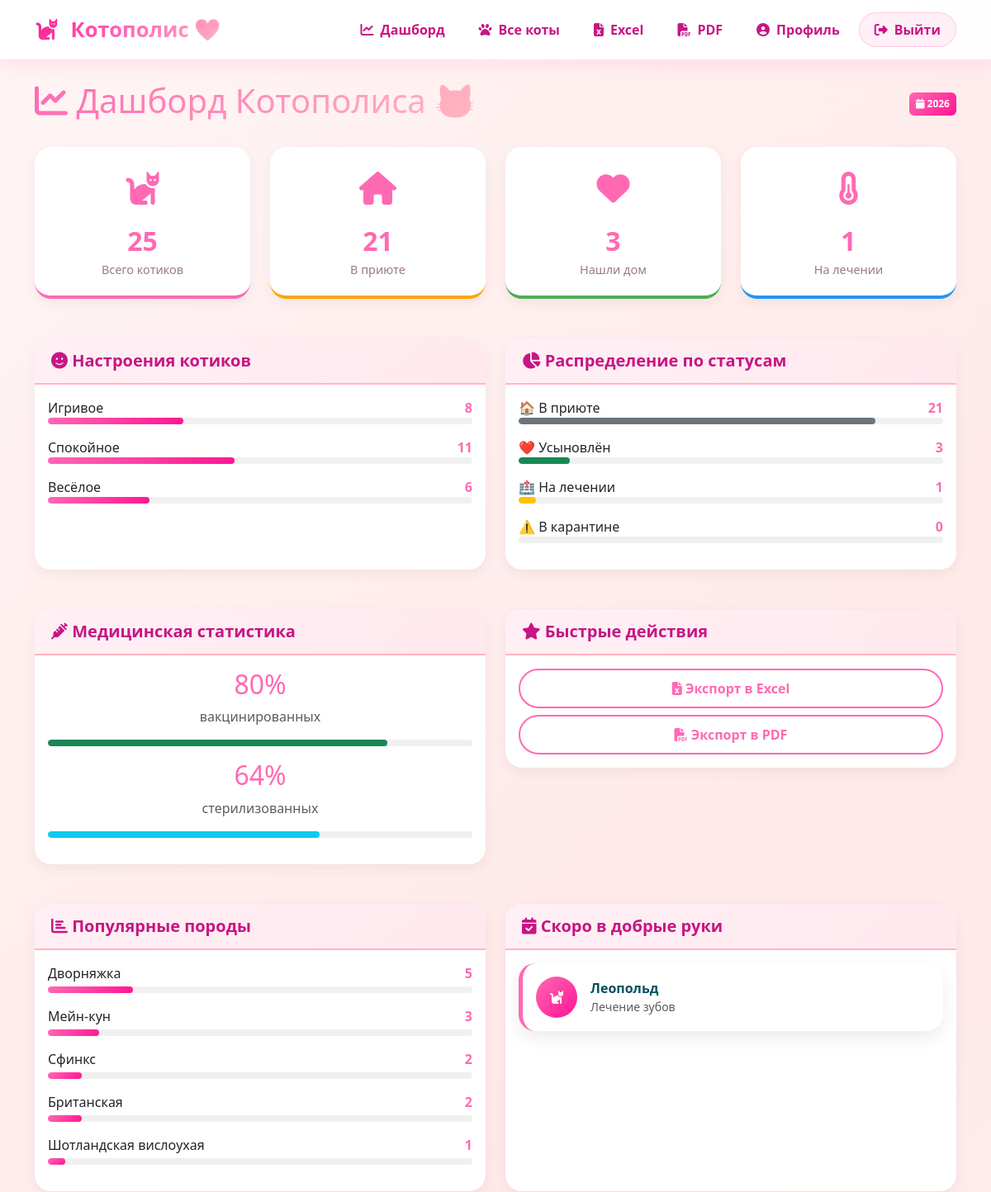
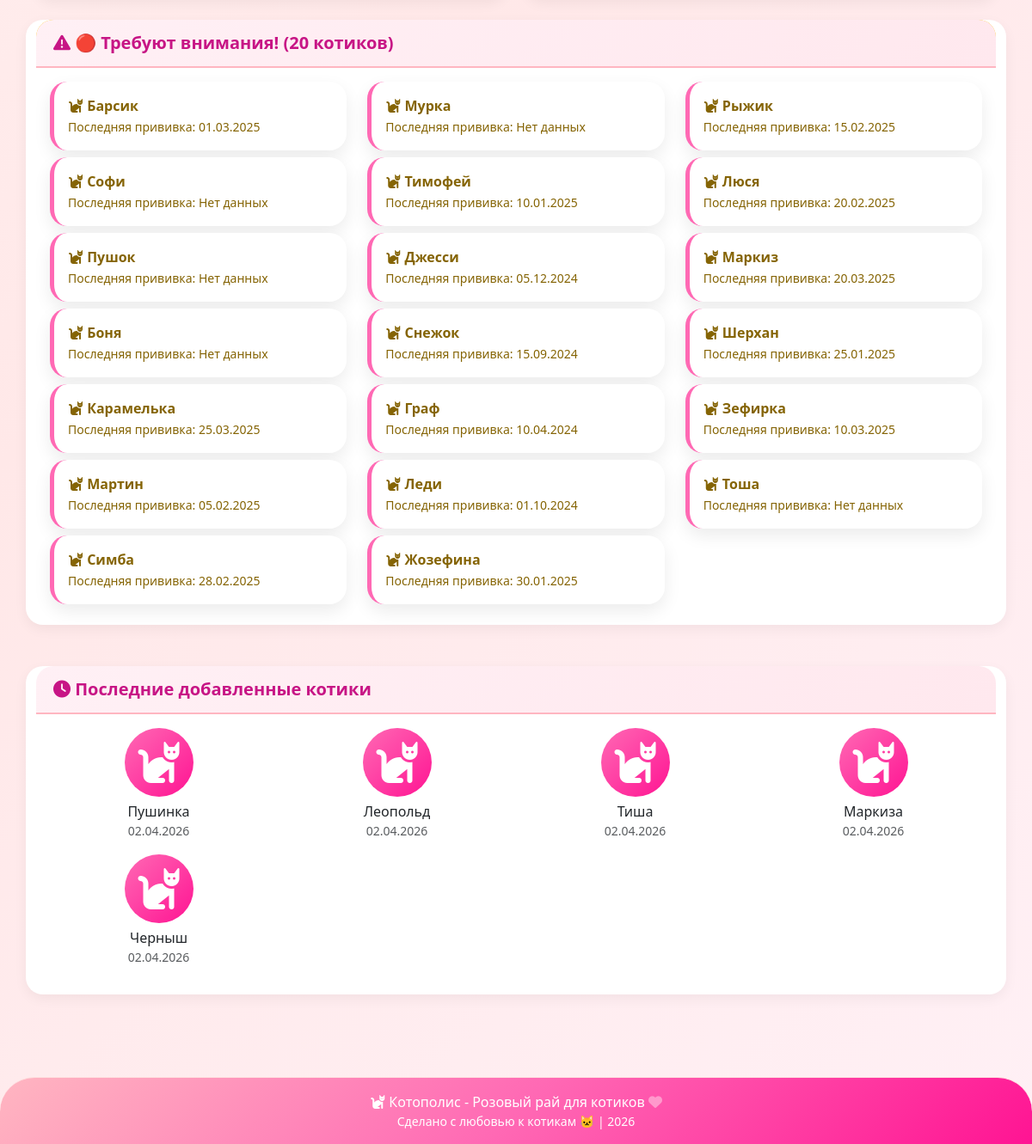
The app's page /dashboard (signed in) with its own data (2 pictures, top to bottom).
### models.py (models this page shows, shortened)
class Cat(db.Model):
    __tablename__ = 'cats'
    id = db.Column(db.Integer, primary_key=True)
    name = db.Column(db.String(100), nullable=False)
    nickname = db.Column(db.String(100))
    age = db.Column(db.Integer)
    breed = db.Column(db.String(100))
    gender = db.Column(db.String(20))
    color = db.Column(db.String(50))
    weight = db.Column(db.Float)
    mood = db.Column(db.String(30))
    favorite_toy = db.Column(db.String(100))
    arrival_date = db.Column(db.Date, default=date.today)
    status = db.Column(db.String(50), default='В приюте')
    health = db.Column(db.Text)
    description = db.Column(db.Text)
    last_vacc_date = db.Column(db.Date, default=date.today)
    next_vacc_date = db.Column(db.Date)
    is_vaccinated = db.Column(db.Boolean, default=False)
    is_sterilized = db.Column(db.Boolean, default=False)
    photo_path = db.Column(db.String(200))
    created_at = db.Column(db.DateTime, default=datetime.utcnow)
    updated_at = db.Column(db.DateTime, default=datetime.utcnow, onupdate=datetime.utcnow)
    adoption_date = db.Column(db.Date)
    personality = db.Column(db.Text)
    activity_level = db.Column(db.String(200))
    kids_friendly = db.Column(db.Boolean, default=True)
    cats_friendly = db.Column(db.Boolean, default=True)
    dogs_friendly = db.Column(db.Boolean, default=True)
    favorite_place = db.Column(db.String(200))
    vocal = db.Column(db.String(100))
    food_preferences = db.Column(db.Text)
    story = db.Column(db.Text)
    adoption_recommendation = db.Column(db.Text)

### app.py (the view)
@app.route('/dashboard')
@login_required
def dashboard():
    cats = Cat.query.all()
    stats = calculate_stats(cats)
    today = date.today()
    need_vacc = []
    for cat in cats:
        if not cat.last_vacc_date:
            need_vacc.append(cat)
        elif (today - cat.last_vacc_date).days > 365:
            need_vacc.append(cat)
    recent_cats = Cat.query.order_by(Cat.created_at.desc()).limit(5).all()
    return render_template('dashboard.html',
                         stats=stats,
                         need_vacc=need_vacc,
                         recent_cats=recent_cats,
                         cats=cats)

### templates/dashboard.html (shortened to what this page needs)
{% extends 'base.html' %}
{% block content %}
<div class="dashboard">
    <div class="d-flex justify-content-between align-items-center mb-4">
        <h1 class="dashboard-title">
            <i class="fas fa-chart-line"></i> Дашборд Котополиса 🐱
        </h1>
        <div>
            <span class="badge bg-pink p-2">
                <i class="fas fa-calendar"></i>
            </span>
        </div>
    </div>
    <div class="row g-4 mb-5">
        <div class="col-md-3">
            <div class="stat-card total">
                <div class="stat-icon"><i class="fas fa-cat"></i></div>
                <div class="stat-value">{{ stats.total }}</div>
                <div class="stat-label">Всего котиков</div>
            </div>
        </div>
        <div class="col-md-3">
            <div class="stat-card shelter">
                <div class="stat-icon"><i class="fas fa-home"></i></div>
                <div class="stat-value">{{ stats.in_shelter }}</div>
                <div class="stat-label">В приюте</div>
            </div>
        </div>
        <div class="col-md-3">
            <div class="stat-card adopted">
                <div class="stat-icon"><i class="fas fa-heart"></i></div>
                <div class="stat-value">{{ stats.adopted }}</div>
                <div class="stat-label">Нашли дом</div>
            </div>
        </div>
        <div class="col-md-3">
            <div class="stat-card treatment">
                <div class="stat-icon"><i class="fas fa-thermometer-half"></i></div>
                <div class="stat-value">{{ stats.treatment + stats.quarantine }}</div>
                <div class="stat-label">На лечении</div>
            </div>
        </div>
    </div>
    <div class="row g-4 mb-5">
        <div class="col-md-6">
            <div class="card h-100">
                <div class="card-header">
                    <h5 class="mb-0"><i class="fas fa-smile"></i> Настроения котиков</h5>
                </div>
                <div class="card-body">
                    {% if stats.moods %}
                        {% for mood, count in stats.moods.items() %}
                        <div class="mb-3">
                            <div class="d-flex justify-content-between">
                                <span>{{ mood }}</span>
                                <span class="fw-bold text-pink">{{ count }}</span>
                            </div>
                            <div class="progress">
                                {% set percent = (count / stats.total * 100) if stats.total > 0 else 0 %}
                                <div class="progress-bar bg-pink" style="width: {{ percent }}%"></div>
                            </div>
                        </div>
                        {% endfor %}
                    {% else %}
                        <p class="text-muted text-center">Нет данных о настроениях</p>
                    {% endif %}
                </div>
            </div>
        </div>
        <div class="col-md-6">
            <div class="card h-100">
                <div class="card-header">
                    <h5 class="mb-0"><i class="fas fa-chart-pie"></i> Распределение по статусам</h5>
                </div>
                <div class="card-body">
                    <div class="mb-3">
                        <div class="d-flex justify-content-between">
                            <span>🏠 В приюте</span>
                            <span class="fw-bold text-pink">{{ stats.in_shelter }}</span>
                        </div>
                        <div class="progress">
                            {% set shelter_percent = (stats.in_shelter / stats.total * 100) if stats.total > 0 else 0 %}
                            <div class="progress-bar bg-secondary" style="width: {{ shelter_percent }}%"></div>
                        </div>
                    </div>
                    <div class="mb-3">
                        <div class="d-flex justify-content-between">
                            <span>❤️ Усыновлён</span>
                            <span class="fw-bold text-pink">{{ stats.adopted }}</span>
                        </div>
                        <div class="progress">
                            {% set adopted_percent = (stats.adopted / stats.total * 100) if stats.total > 0 else 0 %}
                            <div class="progress-bar bg-success" style="width: {{ adopted_percent }}%"></div>
                        </div>
                    </div>
                    <div class="mb-3">
                        <div class="d-flex justify-content-between">
                            <span>🏥 На лечении</span>
                            <span class="fw-bold text-pink">{{ stats.treatment }}</span>
                        </div>
                        <div class="progress">
                            {% set treatment_percent = (stats.treatment / stats.total * 100) if stats.total > 0 else 0 %}
                            <div class="progress-bar bg-warning" style="width: {{ treatment_percent }}%"></div>
                        </div>
                    </div>
                    <div class="mb-3">
                        <div class="d-flex justify-content-between">
                            <span>⚠️ В карантине</span>
                            <span class="fw-bold text-pink">{{ stats.quarantine }}</span>
                        </div>
                        <div class="progress">
                            {% set quarantine_percent = (stats.quarantine / stats.total * 100) if stats.total > 0 else 0 %}
                        </div>
                    </div>
                </div>
            </div>
        </div>
    </div>
    <div class="row g-4 mb-5">
        <div class="col-md-6">
            <div class="card">
                <div class="card-header">
                    <h5 class="mb-0"><i class="fas fa-syringe"></i> Медицинская статистика</h5>
                </div>
                <div class="card-body text-center">
                    <div class="mb-3">
                        <h2 class="text-pink">{{ "%.0f"|format(stats.vaccination_rate) }}%</h2>
                        <p class="text-muted">вакцинированных</p>
                        <div class="progress">
                            <div class="progress-bar bg-success" style="width: {{ stats.vaccination_rate }}%"></div>
                        </div>
                    </div>
                    <div class="mb-3">
                        <h2 class="text-pink">{{ "%.0f"|format(stats.sterilization_rate) }}%</h2>
                        <p class="text-muted">стерилизованных</p>
                        <div class="progress">
                            <div class="progress-bar bg-info" style="width: {{ stats.sterilization_rate }}%"></div>
                        </div>
                    </div>
                </div>
            </div>
        </div>
        <div class="col-md-6">
            <div class="card">
                <div class="card-header">
                    <h5 class="mb-0"><i class="fas fa-star"></i> Быстрые действия</h5>
                </div>
                <div class="card-body">
                    <div class="d-grid gap-2">
                        <a href="{{ url_for('export_excel') }}" class="btn btn-outline-pink">
                            <i class="fas fa-file-excel"></i> Экспорт в Excel
                        </a>
                        <a href="{{ url_for('report') }}" class="btn btn-outline-pink">
                            <i class="fas fa-file-pdf"></i> Экспорт в PDF
                        </a>
                    </div>
                </div>
            </div>
        </div>
    </div>
<div class="row g-4 mb-5">
    <div class="col-md-6">
        <div class="card h-100">
            <div class="card-header">
                <h5 class="mb-0"><i class="fas fa-chart-bar"></i> Популярные породы</h5>
            </div>
            <div class="card-body">
                {% set breed_dict = {} %}
                {% for cat in cats %}
                    {% set breed = cat.breed if cat.breed else 'Дворняжка' %}
                    {% if breed in breed_dict %}
                        {% set _ = breed_dict.update({breed: breed_dict[breed] + 1}) %}
                    {% else %}
                        {% set _ = breed_dict.update({breed: 1}) %}
                    {% endif %}
                {% endfor %}
                {% set breed_items = [] %}
                {% for breed, count in breed_dict.items() %}
                    {% set _ = breed_items.append((count, breed)) %}
                {% endfor %}
                {% set breed_items = breed_items|sort(reverse=True) %}
                {% for count, breed in breed_items[:5] %}
                <div class="mb-3">
                    <div class="d-flex justify-content-between mb-1">
                        <span>{{ breed }}</span>
                        <span class="fw-bold text-pink">{{ count }}</span>
                    </div>
                    <div class="progress">
                        {% set percent = (count / stats.total * 100) if stats.total > 0 else 0 %}
                        <div class="progress-bar bg-pink" style="width: {{ percent }}%"></div>
                    </div>
                </div>
                {% endfor %}
            </div>
        </div>
    </div>
<div class="col-md-6">
    <div class="card h-100">
        <div class="card-header">
            <h5 class="mb-0"><i class="fas fa-calendar-check"></i> Скоро в добрые руки</h5>
        </div>
        <div class="card-body">
            {% set soon_ready = [] %}
            {% for cat in cats %}
                {% if cat.status == 'На лечении' or cat.status == 'В карантине' %}
                    {% set _ = soon_ready.append(cat) %}
                {% endif %}
            {% endfor %}
            {% if soon_ready|length > 0 %}
                {% for cat in soon_ready[:3] %}
                <div class="alert alert-info stay-alert mb-3" role="alert">
                    <div class="d-flex align-items-center">
                        <div class="me-3">
                            {% if cat.photo_path %}
                                <img src="{{ cat.photo_path }}" style="width: 50px; height: 50px; object-fit: cover; border-radius: 50%;">
                            {% else %}
                                <div class="bg-pink rounded-circle d-flex align-items-center justify-content-center" style="width: 50px; height: 50px;">
                                    <i class="fas fa-cat text-white"></i>
                                </div>
                            {% endif %}
                        </div>
                        <div>
                            <strong>{{ cat.name }}</strong>
                            <small class="d-block text-muted">
                                {% if cat.health %}
                                    {{ cat.health }}
                                {% else %}
                                    {% if cat.status == 'На лечении' %}🏥 На лечении{% else %}⚠️ В карантине{% endif %}
                                {% endif %}
                            </small>
                        </div>
                    </div>
                </div>
                {% endfor %}
            {% else %}
                <div class="text-center py-4">
                    <i class="fas fa-check-circle fa-3x text-success mb-2"></i>
                    <p class="text-muted mb-0">Все котики здоровы!</p>
                </div>
            {% endif %}
        </div>
    </div>
</div>
{% if need_vacc and need_vacc|length > 0 %}
<div class="card border-warning mb-4">
    <div class="card-header bg-warning text-dark">
        <h5 class="mb-0"><i class="fas fa-exclamation-triangle"></i> 🔴 Требуют внимания! ({{ need_vacc|length }} котиков)</h5>
    </div>
    <div class="card-body">
        <div class="row">
            {% for cat in need_vacc %}
            <div class="col-md-4 mb-2">
                <div class="alert alert-warning stay-alert mb-0" role="alert">
    <i class="fas fa-cat"></i> <strong>{{ cat.name }}</strong><br>
    <small>Последняя прививка:
    {% if cat.last_vacc_date %}
        {{ cat.last_vacc_date.strftime('%d.%m.%Y') }}
    {% else %}
        Нет данных
    {% endif %}
    </small>
</div>
            </div>
            {% endfor %}
        </div>
    </div>
</div>
{% else %}
<div class="alert alert-success stay-alert">
    <i class="fas fa-check-circle"></i> Отлично! Все прививки актуальны!
</div>
{% endif %}
{% if recent_cats %}
<div class="card">
    <div class="card-header">
        <h5 class="mb-0"><i class="fas fa-clock"></i> Последние добавленные котики</h5>
    </div>
    <div class="card-body">
        <div class="row">
            {% for cat in recent_cats %}
            <div class="col-md-3 mb-3">
                <div class="text-center">
                    {% if cat.photo_path %}
                        {% if cat.photo_path.startswith('http') %}
                            <img src="{{ cat.photo_path }}"
                                 class="rounded-circle"
                                 style="width: 80px; height: 80px; object-fit: cover;">
                        {% else %}
                            <img src="{{ url_for('static', filename=cat.photo_path) }}"
                                 class="rounded-circle"
                                 style="width: 80px; height: 80px; object-fit: cover;">
                        {% endif %}
                    {% else %}
                        <div class="rounded-circle bg-pink d-flex align-items-center justify-content-center" style="width: 80px; height: 80px; margin: 0 auto;">
                            <i class="fas fa-cat fa-3x text-white"></i>
                        </div>
                    {% endif %}
                    <h6 class="mt-2 mb-0">{{ cat.name }}</h6>
                    <small class="text-muted">{{ cat.arrival_date.strftime('%d.%m.%Y') if cat.arrival_date else 'Дата неизвестна' }}</small>
                </div>
            </div>
            {% endfor %}
        </div>
    </div>
</div>
{% endif %}
</div>
{% endblock %}

### records on screen
Cat: mood "Игривое", count "8", {{ percent }} 32.0 (drawn), name "Барсик", last_vacc_date "01.03.2025"
Cat: mood "Спокойное", count "11", {{ percent }} 44.0 (drawn), name "Мурка", shows "Нет данных"
Cat: mood "Весёлое", count "6", {{ percent }} 24.0 (drawn), breed "Дворняжка", count "5", {{ percent }} 20.0 (drawn), name "Рыжик", last_vacc_date "15.02.2025"
Cat: breed "Мейн-кун", count "3", {{ percent }} 12.0 (drawn), name "Тимофей", last_vacc_date "10.01.2025"
Cat: breed "Сфинкс", count "2", {{ percent }} 8.0 (drawn), name "Люся", last_vacc_date "20.02.2025"
Cat: breed "Британская", count "2", {{ percent }} 8.0 (drawn), name "Софи", shows "Нет данных"
Cat: breed "Шотландская вислоухая", count "1", {{ percent }} 4.0 (drawn), name "Боня", shows "Нет данных"
Cat: name "Леопольд", health "Лечение зубов", arrival_date "02.04.2026"
Cat: name "Пушок", shows "Нет данных"
Cat: name "Джесси", last_vacc_date "05.12.2024"
Cat: name "Маркиз", last_vacc_date "20.03.2025"
Cat: name "Снежок", last_vacc_date "15.09.2024"
Cat: name "Шерхан", last_vacc_date "25.01.2025"
Cat: name "Карамелька", last_vacc_date "25.03.2025"
Cat: name "Граф", last_vacc_date "10.04.2024"
Cat: name "Зефирка", last_vacc_date "10.03.2025"
Cat: name "Мартин", last_vacc_date "05.02.2025"
Cat: name "Леди", last_vacc_date "01.10.2024"
Cat: name "Тоша", shows "Нет данных"
Cat: name "Симба", last_vacc_date "28.02.2025"
Cat: name "Жозефина", last_vacc_date "30.01.2025"
Cat: name "Пушинка", arrival_date "02.04.2026"
Cat: name "Тиша", arrival_date "02.04.2026"
Cat: name "Маркиза", arrival_date "02.04.2026"
Cat: name "Черныш", arrival_date "02.04.2026"

### other values on screen
{{ stats.total }} "25"
{{ stats.in_shelter }} "21"
{{ stats.adopted }} "3"
{{ stats.treatment + stats.quarantine }} "1"
{{ stats.treatment }} "1"
{{ stats.quarantine }} "0"
{{ "%.0f"|format(stats.vaccination_rate) }} "80"
{{ "%.0f"|format(stats.sterilization_rate) }} "64"
{{ need_vacc|length }} "20"
